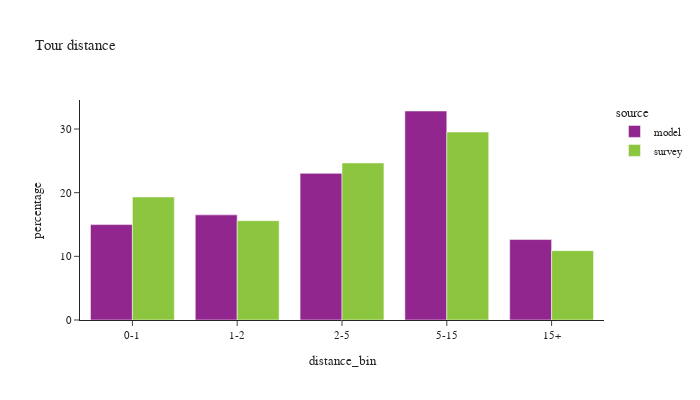

Source (notebook cell):
### Code cell
def plot_bins(df:pd.DataFrame, filter=None, title_name=None):

    if filter is not None:
        df = df.loc[filter]
    df_plot = df.loc[(df['distance_bin'] != float('nan'))].groupby(['source','distance_bin'])['toexpfac'].sum().reset_index()

    df_plot['percentage'] = df_plot.groupby(['source'], group_keys=False)['toexpfac']. \
        apply(lambda x: 100 * x / float(x.sum()))

    df_plot_ct = df.loc[(df['distance_bin'] != float('nan'))].groupby(['source','distance_bin'])['toexpfac'].count().reset_index().rename(columns={'toexpfac':'sample count'})

    df_plot = df_plot.merge(df_plot_ct, on=['source','distance_bin'])

    if title_name:
        chart_title = "Tour distance by purpose: "+title_name
    else:
        chart_title = "Tour distance"

    fig = px.bar(df_plot, x="distance_bin", y="percentage", color="source",barmode="group",
                facet_col_wrap=2, hover_data=['sample count'],
                title=chart_title)
    fig.for_each_annotation(lambda a: a.update(text = a.text.split("=")[-1]))
    fig.update_layout(height=400, width=700, font=dict(size=11))
    fig.show()

plot_bins(tour)

### Figure 1 — Plotly figure (JSON) as saved in the notebook; plotly's stock layout.template omitted (floating-point values rounded to 4 significant figures)
{"data": [{"alignmentgroup": "True", "customdata": [[98443], [108513], [151353], [215710], [83047]], "hovertemplate": "source=model<br>distance_bin=%{x}<br>percentage=%{y}<br>sample count=%{customdata[0]}<extra></extra>", "legendgroup": "model", "marker": {"color": "#91268F", "pattern": {"shape": ""}}, "name": "model", "offsetgroup": "model", "orientation": "v", "showlegend": true, "textposition": "auto", "type": "bar", "x": ["0-1", "1-2", "2-5", "5-15", "15+"], "xaxis": "x", "y": [14.98, 16.51, 23.03, 32.83, 12.64], "yaxis": "y"}, {"alignmentgroup": "True", "customdata": [[2649], [1714], [2501], [2361], [889]], "hovertemplate": "source=survey<br>distance_bin=%{x}<br>percentage=%{y}<br>sample count=%{customdata[0]}<extra></extra>", "legendgroup": "survey", "marker": {"color": "#8CC63E", "pattern": {"shape": ""}}, "name": "survey", "offsetgroup": "survey", "orientation": "v", "showlegend": true, "textposition": "auto", "type": "bar", "x": ["0-1", "1-2", "2-5", "5-15", "15+"], "xaxis": "x", "y": [19.32, 15.6, 24.67, 29.52, 10.89], "yaxis": "y"}], "layout": {"barmode": "group", "font": {"size": 11}, "height": 400, "legend": {"title": {"text": "source"}, "tracegroupgap": 0}, "title": {"text": "Tour distance"}, "width": 700, "xaxis": {"anchor": "y", "domain": [0.0, 1.0], "title": {"text": "distance_bin"}}, "yaxis": {"anchor": "x", "domain": [0.0, 1.0], "title": {"text": "percentage"}}}}
